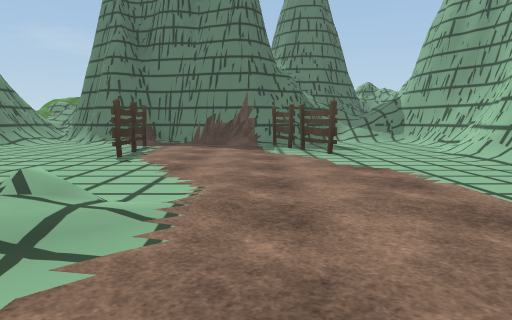
view 1 (above)

17 first-person views from a walk through a scene from a Unity 3-D project. The camera is 1.2 m above the floor, tilts 6° down and sees 70° across. The floor is counted in squares, 2 m on a side. Each view is taken from the middle of a square. On the plan, view 1 faces up. The plan holds only what a view shows up to about 10 squares ahead; the rest is blank. The place goes on beyond the plan. The player character is not drawn. Some animated figures are not drawn. Some surface patterns are stand-ins.

view 2
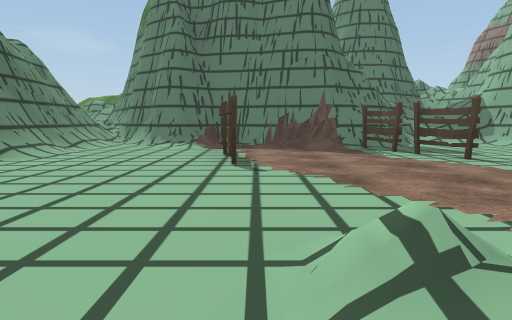

view 3
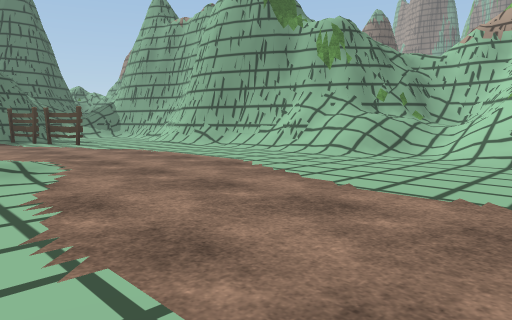

view 4
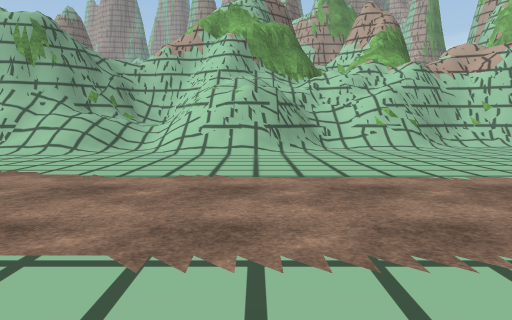

view 5
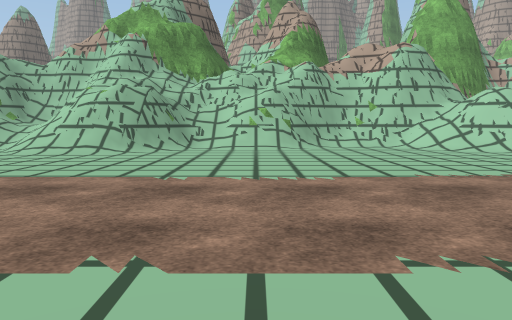

view 6
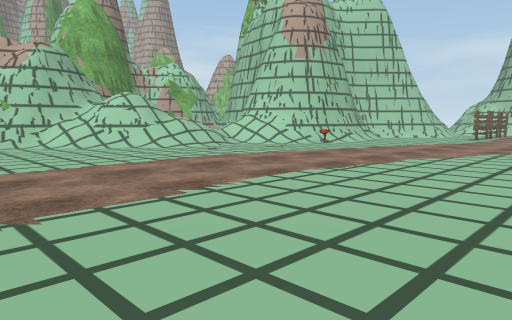

view 7
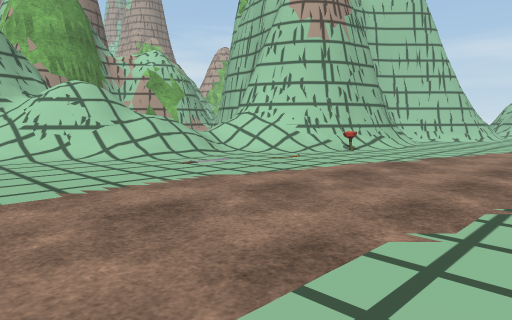

view 8
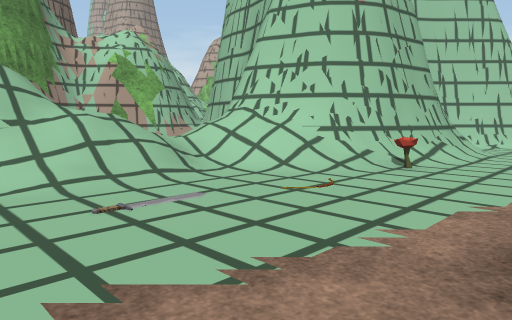

view 9
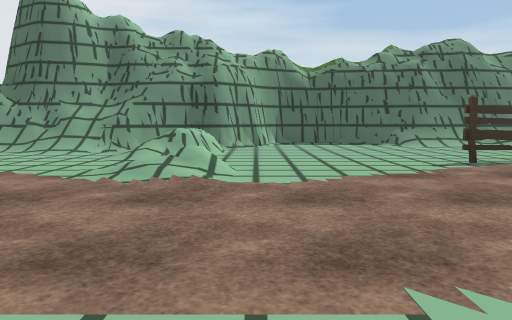

view 10
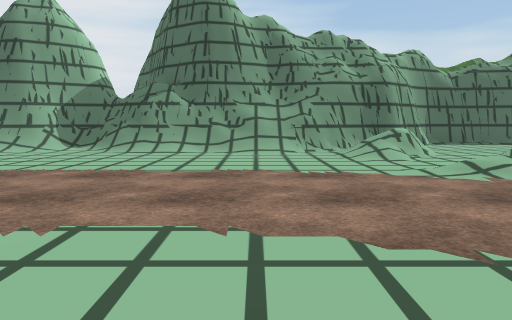

view 11
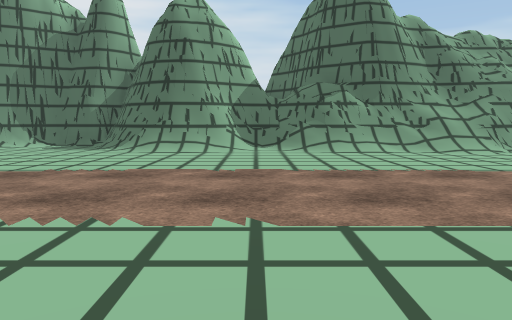

view 12
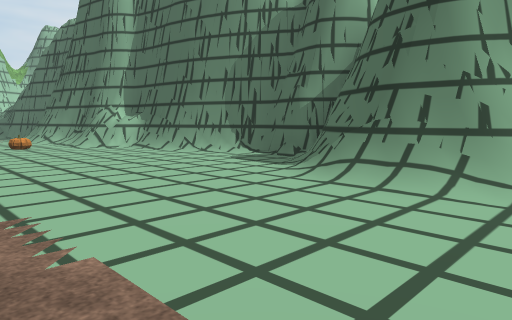

view 13
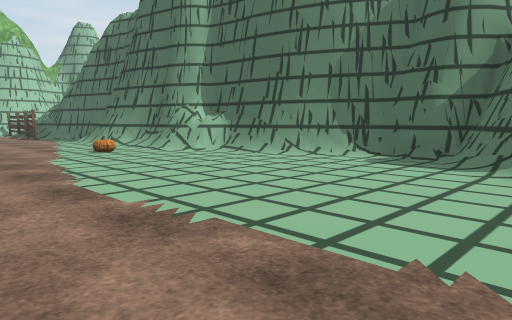

view 14
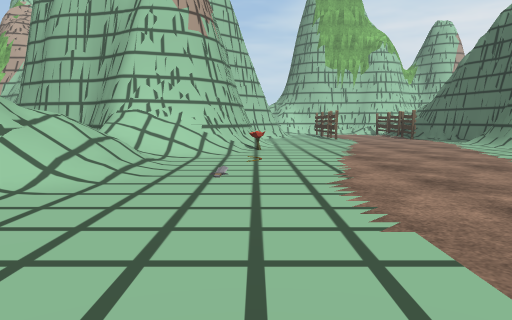

view 15
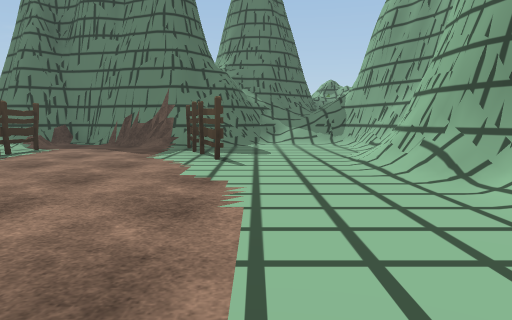

view 16
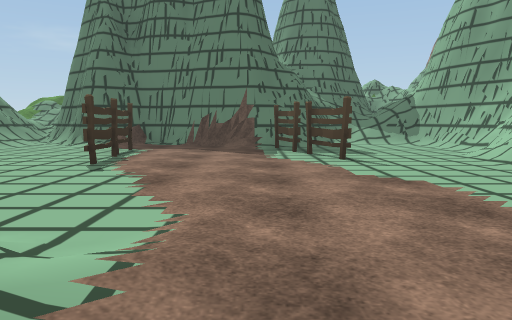

view 17
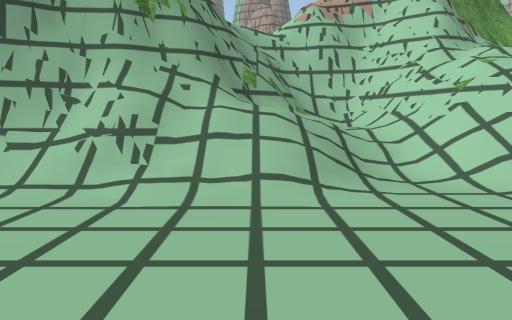

### Floor plan
Key: @ floor where view 1 was taken; # wall or solid block; . main floor; : floor 2.75 m higher than the main floor; / step, stairs or slope; = window, fence, low wall or low ledge; v drop or lower ground; O other object.
Columns run from 7 left of view 1 to 9 right of it. Each row starts with its distance up from view 1.
 11 #/########/=#
 10 #/.# .###...#
  9 #/..O...O...#
  8 #/..O...O../#
  7 #/...O..O../#
  6 #....O...../#
  5 #........../#
  4 #........../##
  3 ##........./##
  2  ##=../....//##
  1  ##//......//###
  0 ##=/...@...////#
 -1 ##//.......///##
 -2  ##......../##=#
 -3  ##/......./=# ##
 -4  #/.........==:=#
 -5 ##/.........//##
 -6  ##........./==
 -7  ##........./##
 -8 ##/........../#
 -9 ##...........##
-10 #.........../###
-11 ##........./==##
-12  #.........///v #
-13  ##......../v   #
-14  ##//....../v   #
-15   #/....../##   #
-16   #/.....O####v##
-17   #/...../#  ####
-18   #/.....##

Positions as (right, up) in squares from view 1, and headings:
1: (0, 0), facing up
2: (-2, 1), facing up
3: (-2, -3), facing up-right
4: (-3, -3), facing right
5: (-3, -6), facing right
6: (-4, -7), facing down-right
7: (-2, -9), facing down-right
8: (0, -11), facing down-right
9: (3, 3), facing left
10: (3, -1), facing left
11: (3, -5), facing left
12: (-1, -5), facing down-left
13: (0, -7), facing down-left
14: (2, -8), facing down
15: (2, 1), facing up
16: (0, 1), facing up
17: (1, 1), facing right
